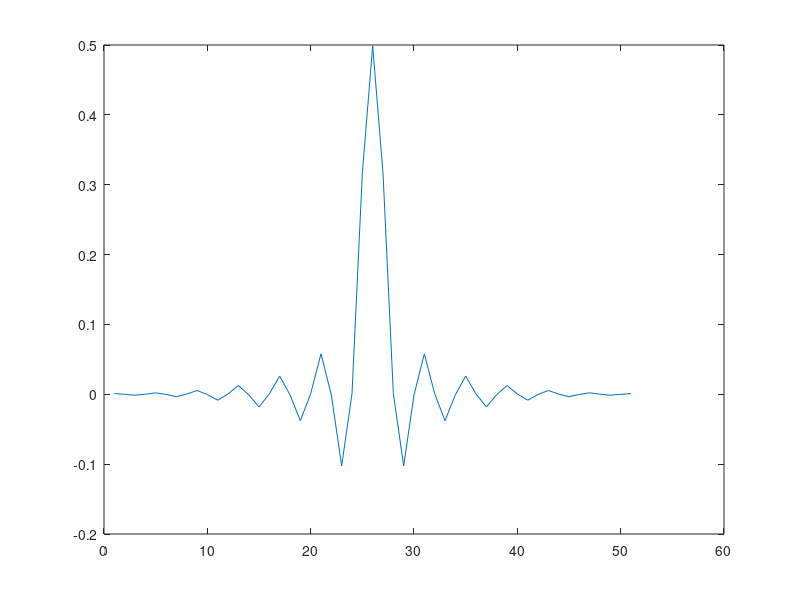
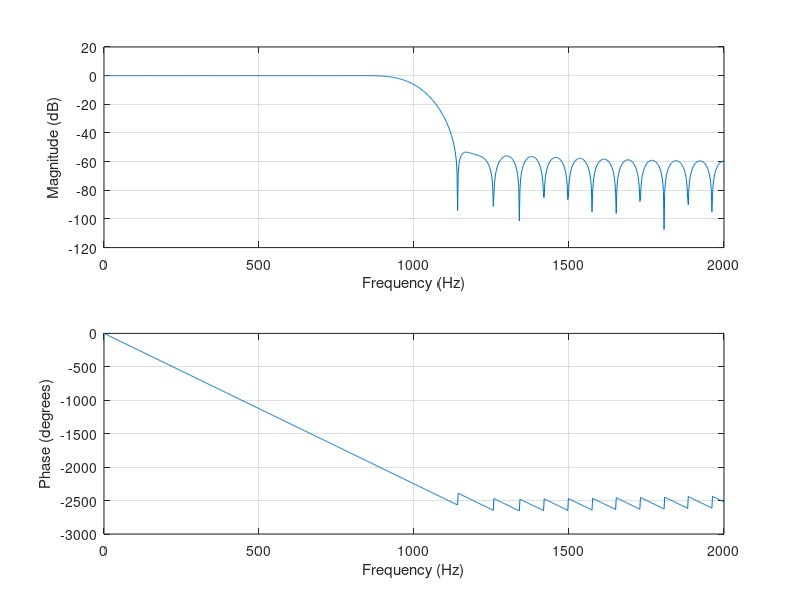

The MATLAB source for these figures, in order:
clc
close all
clear all
N=50;
fs=4000;
fc=1000;
wc=fc/(fs/2);
h=fir1(N,wc,'low',hamming(N+1));
figure(5);
plot(h);
figure(6);
freqz(h,1,1024,fs);